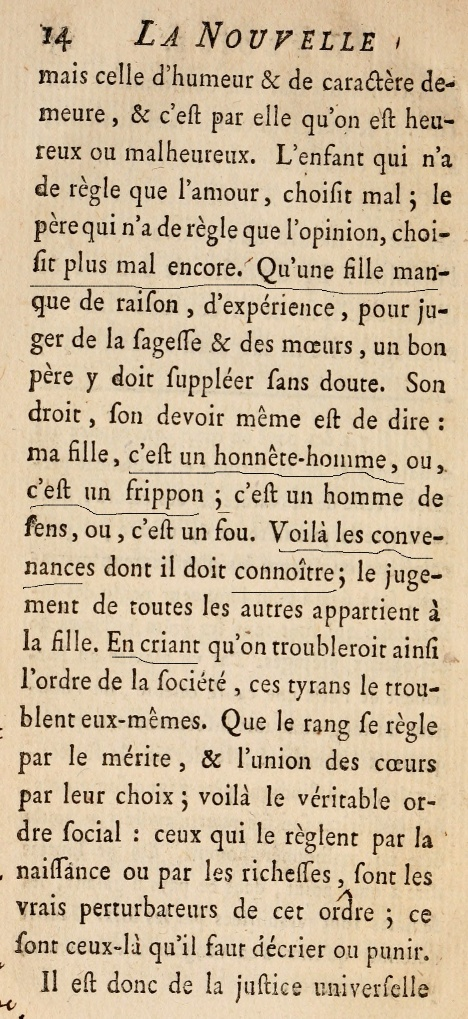
#> input picture extracted_img.jpg, 468 x 1019 px
$ python under_lines.py   (older library calls are emulated)
#> lines starting #> are read from the running program, lines starting #| are printed output that depends on the picture; after the words box and inside, x2 and y2 are one past the last pixel; in counts of white or black regions, pixels touching at a corner belong together
### crop_original.py
#!/usr/bin/env python3
# -*- coding: utf-8 -*-
"""
Created on Thu Jul  5 14:17:04 2018

@author: Soumya
"""

import cv2
import numpy as np


def dilate_image(img, N, iterations):
    """
    Function:
        This function is responsible for dilating the image

    Parameters:
        img        : The imput image
        N          : Dimension of the + sign shape (NxN)
        iterations : Number of iterations

    Returns:
        This function returns the dilated image.
    """
    kernel = np.zeros((N,N),dtype=np.uint8)

    kernel[int((N-1)/2),:] = 1

    dilated_img = cv2.dilate(img/255, kernel, iterations = iterations)

    kernel = np.zeros((N,N),dtype=np.uint8)
    kernel[:,int((N-1)/2)] = 1
    dilated_img = cv2.dilate(dilated_img, kernel, iterations = iterations)

    return dilated_img

def find_components(edges):
    """
    Function:
        Finds the text components in the image by performing
        aggressive dilation until there are only a few connected components

    Parameters:
        edges    : The edge detected image given by the Canny edge detector

    Returns:
        This function returns the contours of the text
        components found in the image.
    """
    count = 20
    n = 1

    # Aggressive dilation will make all the central text
    # into one or two components
    while count > 15:
        n += 1
        dilated_img = dilate_image(edges, N=3, iterations=n)

        # As the image is a an array of values between 0.0 to 1.0
        # we need to make all values between 0 to 255
        dilated_img = np.uint8(dilated_img * 255)
        # Finding contours
        _, contours, _ = cv2.findContours(dilated_img, cv2.RETR_TREE, cv2.CHAIN_APPROX_SIMPLE)

        # Number of contours will keep decreasing with dilation
        # count value will decide number of contours left
        # terminate loop few contours left (1 if central text is all merged)
        count = len(contours)

    # Displaying the dilated image
    #cv2.imshow('dilated_img',dilated_img)
    #cv2.waitKey(0)
    #cv2.destroyAllWindows()

    return contours

def bounding_box_counters(contours, img):
    """
    Function:
        Finds a bounding box and number of set pixels for each contour.

    Parameters:
        contours : The contours of the dilated text components
        img      : The input image

    Returns:
        This function returns the a list of dictionaries with info
        about the coordinates of the bounding box and set of pixels.
    """
    info = []

    for contour in contours:
        x,y,width,height = cv2.boundingRect(contour)
        c_im = np.zeros(img.shape)
        cv2.drawContours(c_im, [contour], 0, 255, -1)
        info.append({
                'x1':x,
                'y1':y,
                'x2':x+width -1,
                'y2':y+height -1,
                'sum': np.sum(img*(c_im>0))/255
                })
    return info

# [30 lines left out: functions calculate_crop_area, crop_union, not called in this run]

def find_optimal_components(contours, edges, img):
    """
    Function:
        Finds a crop that is balanced in terms of
        coverage/compactness.
        Solves the precision/recall tradeoff problem.
        Uses greedy approach and keeps adding components till F1 score
        is increasing. And stops when adding a component reduces F1 score.

    Parameters:
        contours : The contours of the dilated text components
        edges    : The edge detected image given by the Canny edge detector
        img      : The original resized image
    Returns:
        This function returns a crop for the edge image entered.
    """
    info = bounding_box_counters(contours, img)
    info.sort(key=lambda x: -x['sum'])
    total = np.sum(edges)/255
    area = edges.shape[0] * edges.shape[1]

    c = info[0]
    del info[0]
    crop_instance = c['x1'], c['y1'], c['x2'], c['y2']
    crop = crop_instance
    covered_sum = c['sum']

    while covered_sum < total:
        flag = False
        recall = 1.0 * covered_sum/total
        precision = 1 - 1.0 * calculate_crop_area(crop) / area
        # Calculating F1 score
        f1 = 2 * (precision * recall / (precision + recall))

        for i, c in info:
            crop_instance = c['x1'], c['y1'], c['x2'], c['y2']
            crop_new = crop_union(crop, crop_instance)
            new_sum = covered_sum + c['sum']
            new_recall = 1.0 * new_sum / total
            new_precision = 1 - 1.0 *  calculate_crop_area(crop_new) / area
            new_f1 = 2 * (new_precision * new_recall / (new_precision + new_recall))

            # Add this crop, if it increases f1 score or
            # adds 25% of remaining pixels with less than
            # 15% crop area expansion
            remaining_frac = c['sum'] / (total-covered_sum)
            new_area_frac = 1.0 * calculate_crop_area(crop_new) / calculate_crop_area(crop) -1

            if (new_f1 > f1) or (remaining_frac > 0.25 and new_area_frac < 0.15):
                crop = crop_new
                covered_sum = new_sum
                del info[i]
                flag = True
                break

        if not flag:
            break

    return crop


def crop_img(img):
    """
    Function:
        Corps the given image, closest to the text

    Parameters:
        img : The input image

    Returns:
        This function returns the cropped image of the given original
        image, cropped keeping only the central textul part.
    """
    # Thresholding the image to remove noise
    _,img = cv2.threshold(img,127,255,cv2.THRESH_BINARY)

    # Finding edges
    edges = cv2.Canny(np.asarray(img),100, 200)

    edges = 255 * (edges > 0).astype(np.uint8)

    # Finding components (treating each unit of text as a component)
    contours = find_components(edges)

    if len(contours) == 0:
        print("No text in the image")

    # Compute the crop coordinates
    crop = find_optimal_components(contours, edges, img)

    # Crop coordinates
    x1,y1,x2,y2 = crop

    # Crop the original_img
    # splice row-range considered, colmn-range considered
    img = img[y1:y2, x1:x2]
    return img


### under_lines.py
#!/usr/bin/env python3
# -*- coding: utf-8 -*-
"""
Created on Fri Jul  6 13:15:30 2018

@author: Soumya
"""

import cv2
import numpy as np
from crop_original import crop_img


def counters_area_list(contours, img):
    """
    Function:
        Finds the area covered by the rectangele drawn around the
        contours.

    Parameters:
        contours : The contours of the dilated text components
        img      : The input image

    Returns:
        This function returns the a list of area of rectangels drawn
        around contours.
    """
    area_list = []
    width_list = []
    height_list = []

    for contour in contours:
        x,y,width,height = cv2.boundingRect(contour)
        area = width * height
        area_list.append(area)
        width_list.append(width)
        height_list.append(height)
    return area_list,width_list,height_list


# Reading the images
extracted_img = cv2.imread('extracted_img.jpg')
#> extracted_img is the input picture: shape (1019, 468, 3); mean B, G, R 156.7, 185.6, 205.3
img2 = cv2.imread('img2_underlined.jpg')
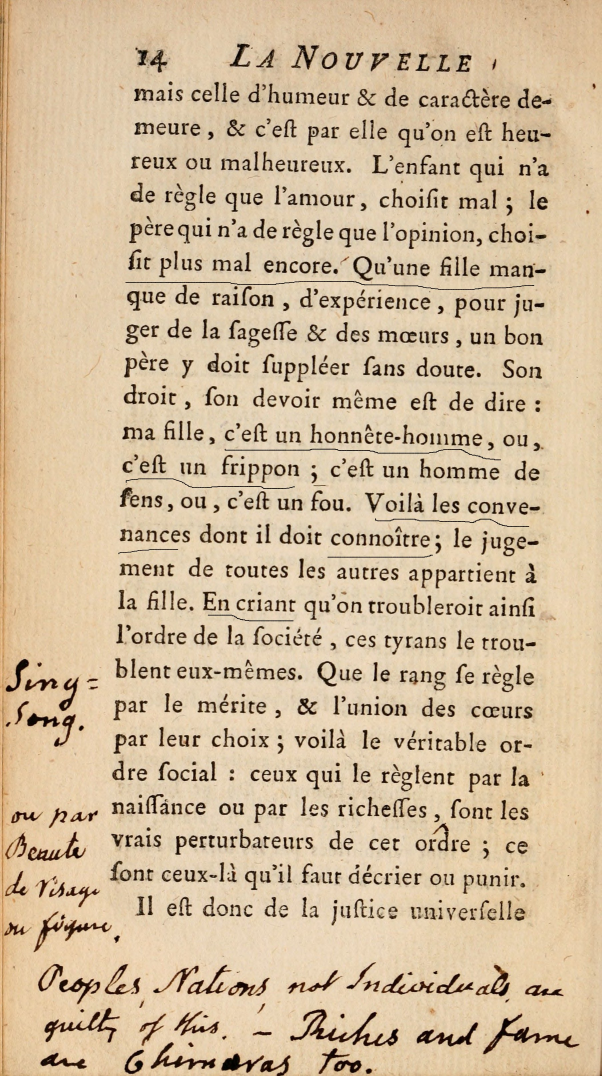
#> input picture img2_underlined.jpg, 1805 x 3228 px (shown at 1/3 size)
#> img2 is the input picture: shape (3228, 1805, 3); mean B, G, R 156.6, 187.4, 209.3
img2 = cv2.resize(img2, (600,1200))
#> img2: shape (1200, 600, 3)
img = cv2.imread('extracted_img.jpg')
img = crop_img(img)
#> in crop_img, `edges = cv2.Canny(np.asarray(img),100, 200)`:
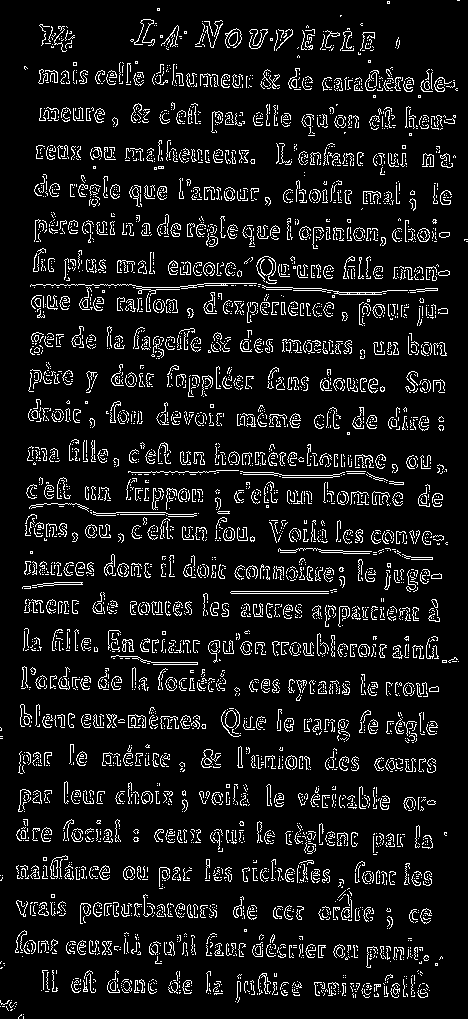
#> edges: shape (1019, 468); 8.8% white in thin lines or dots
#> the loop in find_components, `while count > 15:` made 12 passes
#> count on passes 1 to 12: 490, 222, 147, 107, 80, 87, 164, 130, 126, 131, 36, 7
#> pass 1, in dilate_image, `dilated_img = cv2.dilate(dilated_img, kernel, iterations = iterations)`:
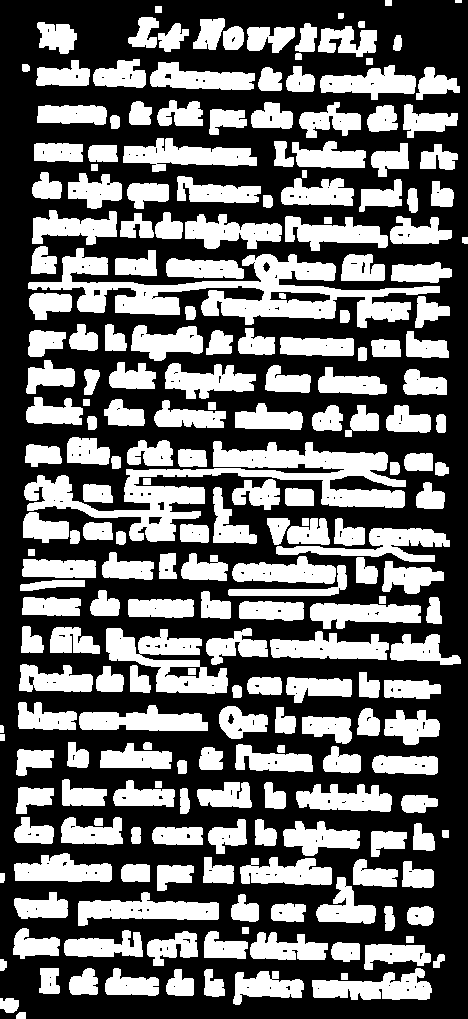
#> dilated_img: shape (1019, 468) float64; values 0 (black) and 1 (white), 40.6% white; 231 white regions, largest, box (x1, y1, x2, y2) and area: (24, 441, 406, 542) 11285, (28, 248, 440, 328) 10911, (106, 628, 228, 694) 3792
#> after the loop in find_components, `while count > 15:`:
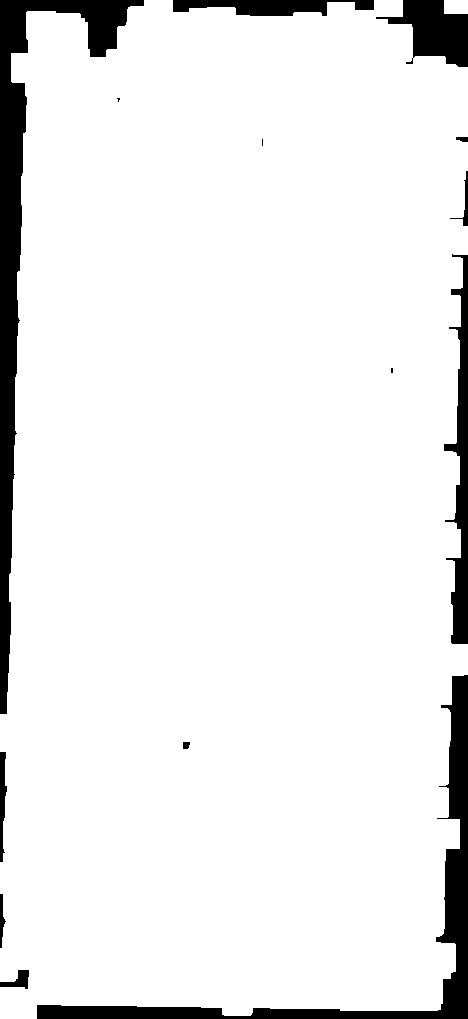
#> dilated_img: shape (1019, 468); 92.4% white; 14 black regions (3 under 20 px)
#> after the loop in find_components, `while count > 15:`: n = 13
#> in crop_img, `contours = find_components(edges)`: contours = 7 contours, 3 with area under 20; largest, box (x1, y1, x2, y2) and area: (0, 0, 468, 1019) 438755, (444, 0, 468, 14) 299, (182, 741, 191, 750) 56, (405, 57, 414, 65) 30
#> the loop in bounding_box_counters, `for contour in contours:` made 7 passes
#> (x, y, width, height) on passes 2 to 7: (0, 0, 468, 1019), (182, 741, 9, 9), (390, 367, 4, 7), (261, 138, 3, 9), (116, 97, 5, 6), (405, 57, 9, 8)
#> (contour, x, y, width, height) on pass 1: ([[444, 0], [444, 13], [467, 13], [467, 0]], 444, 0, 24, 14)
#> after the loop in bounding_box_counters, `for contour in contours:`: info = 7 items
#> in find_optimal_components, `total = np.sum(edges)/255`: total = 41808
#> in find_optimal_components, `area = edges.shape[0] * edges.shape[1]`: area = 476892
#> in find_optimal_components, `c = info[0]`: c = {'x1': 0, 'y1': 0, 'x2': 467, 'y2': 1018, 'sum': 377607}
#> in find_optimal_components, `crop_instance = c['x1'], c['y1'], c['x2'], c['y2']`: crop_instance = (0, 0, 467, 1018)
#> in find_optimal_components, `covered_sum = c['sum']`: covered_sum = 377607
#> in crop_img, `crop = find_optimal_components(contours, edges, img)`: crop = (0, 0, 467, 1018)
#> in crop_img, `x1,y1,x2,y2 = crop`: x1 = 0; x2 = 467; y2 = 1018
#> in crop_img, `img = img[y1:y2, x1:x2]`:
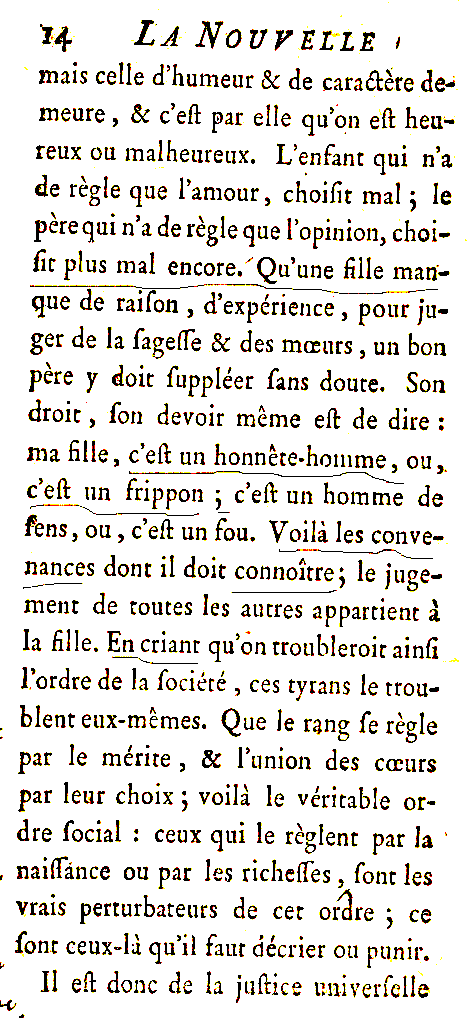
#> img: shape (1018, 467, 3); mean of channels 0, 1, 2 221.2, 225.5, 228.4; drawn as B, G, R
extracted_img = crop_img(extracted_img)
#> the loop in find_components (call 2), `while count > 15:` made 12 passes
#> the loop in bounding_box_counters (call 2), `for contour in contours:` made 7 passes

extracted_img = img2

_,extracted_img = cv2.threshold(extracted_img,127,255,cv2.THRESH_BINARY)
#> extracted_img: shape (1200, 600, 3)

extracted_img = cv2.Canny(np.asarray(extracted_img),100, 200)
#> extracted_img: shape (1200, 600); 7.3% white in thin lines or dots

_, contours, _ = cv2.findContours(extracted_img, cv2.RETR_TREE, cv2.CHAIN_APPROX_SIMPLE)
#> contours = 5823 contours, 5749 with area under 20; largest, box (x1, y1, x2, y2) and area: (4, 734, 29, 774) 257, (5, 734, 29, 772) 243, (320, 738, 335, 758) 150, (320, 739, 332, 757) 144, (125, 312, 352, 325) 126

al,wl,hl = counters_area_list(contours, extracted_img)
#> the loop in counters_area_list, `for contour in contours:` made 5823 passes
#> (x, y, width, height, area) on passes 15, 20, 35: (522, 1197, 14, 3, 42), (507, 1196, 13, 4, 52), (364, 1191, 7, 9, 63)
#> after the loop in counters_area_list, `for contour in contours:`: area_list = 5823 values, max 2951 at index 4409, min 1 at index 0, mean 34.9; height_list = 5823 values, max 137 at index 5689, min 1 at index 0, mean 5.3; width_list = 5823 values, max 227 at index 4409, min 1 at index 0, mean 4.1
#> al has the same summary as area_list in counters_area_list; wl has the same summary as width_list in counters_area_list; hl has the same summary as height_list in counters_area_list

mask = np.zeros(extracted_img.shape, dtype="uint8")
#> mask: shape (1200, 600); every value is 0
for i,c in enumerate(contours):
    if  wl[i] > 21:
        extracted_img = cv2.drawContours(mask, [c], -1, (255), -1)
        extracted_img = cv2.bitwise_and(extracted_img, extracted_img, mask=mask)
#> this loop made 5823 passes
#> c on passes 1 to 3: [[510, 1199]], [[486, 1199], [487, 1199]], [[483, 1199]]
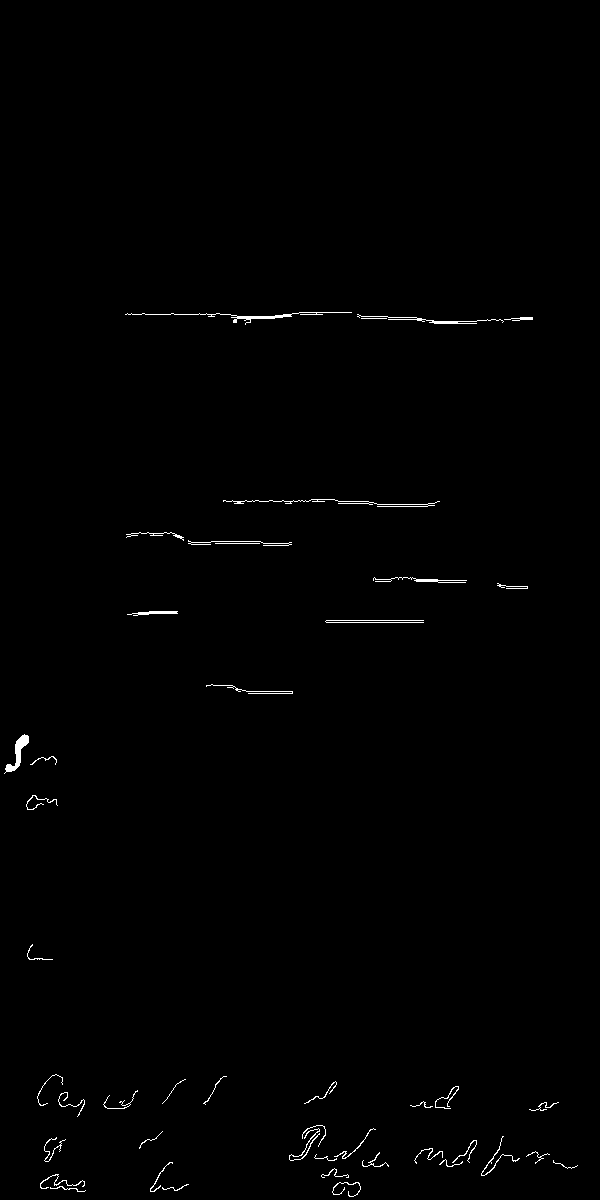
#> mask: shape (1200, 600); 0.61% white in thin lines or dots, all inside (x1, y1, x2, y2) = (4, 312, 578, 1197)


cv2.imshow('extracted',extracted_img)
cv2.imshow('img',img)
cv2.imshow('2',img2)
cv2.waitKey(0)
cv2.destroyAllWindows()

# Get the new contours
_, contours, _ = cv2.findContours(extracted_img, cv2.RETR_TREE, cv2.CHAIN_APPROX_SIMPLE)
#> contours = 45 contours, 34 with area under 20; largest, box (x1, y1, x2, y2) and area: (4, 734, 29, 774) 257, (125, 312, 352, 325) 126, (127, 611, 178, 616) 78, (357, 314, 504, 324) 62, (373, 577, 467, 583) 44

# Draw bounding boxes on contours, in original image
for cnt in contours:
    rect = cv2.minAreaRect(cnt)
    box = cv2.boxPoints(rect)
    box = np.int0(box)
    img2 = cv2.drawContours(img2, [box], 0,(255),0)
#> this loop made 45 passes
#> (rect, box) on passes 1 to 7: (((67.52, 1188.3), (3.31, 35.12), -83.66), [[84, 1191], [49, 1187], [50, 1184], [85, 1188]]), (((175.2, 1187.8), (26.3, 4.84), -7.13), [[162, 1191], [161, 1187], [187, 1183], [188, 1188]]), (((346, 1189), (14, 28), -90), [[360, 1196], [332, 1196], [332, 1182], [360, 1182]]), (((61.8, 1180.4), (44.26, 13.49), -3.09), [[40, 1188], [39, 1174], [83, 1172], [84, 1185]]), (((334.5, 1172.5), (9, 27), -90), [[348, 1177], [321, 1177], [321, 1168], [348, 1168]]), (((161.2, 1176.6), (36.19, 7.55), -59.04), [[155, 1194], [148, 1190], [167, 1159], [173, 1163]]), (((564.5, 1164.9), (4.98, 24.52), -78.23), [[575, 1169], [551, 1164], [553, 1160], [577, 1165]])
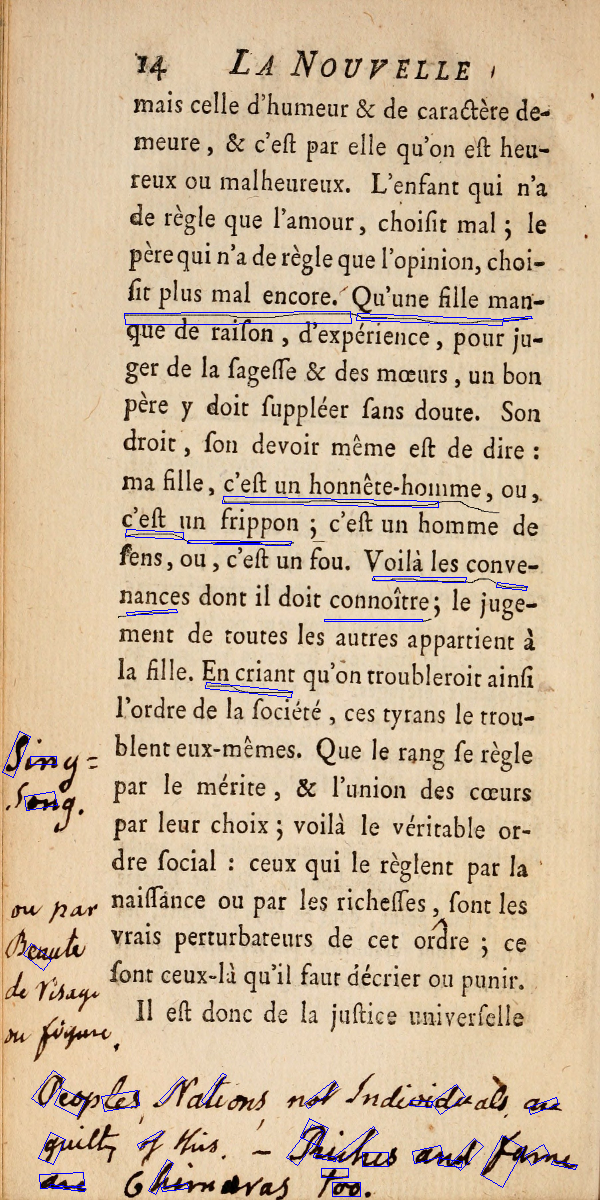
#> img2: shape (1200, 600, 3); mean B, G, R 157.2, 186.1, 207.9
